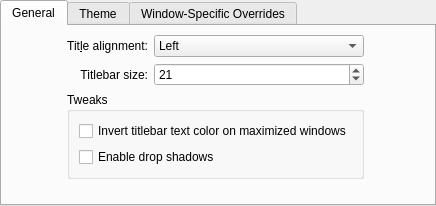
<?xml version="1.0" encoding="UTF-8"?>
<ui version="4.0">
 <class>BreezeConfigurationUI</class>
 <widget class="QWidget" name="BreezeConfigurationUI">
  <property name="geometry">
   <rect>
    <x>0</x>
    <y>0</y>
    <width>436</width>
    <height>206</height>
   </rect>
  </property>
  <layout class="QVBoxLayout" name="verticalLayout">
   <property name="leftMargin">
    <number>0</number>
   </property>
   <property name="topMargin">
    <number>0</number>
   </property>
   <property name="rightMargin">
    <number>0</number>
   </property>
   <property name="bottomMargin">
    <number>0</number>
   </property>
   <item>
    <widget class="QTabWidget" name="tabWidget">
     <property name="currentIndex">
      <number>0</number>
     </property>
     <widget class="QWidget" name="tab">
      <attribute name="title">
       <string>General</string>
      </attribute>
      <layout class="QGridLayout" name="gridLayout_4">
       <item row="7" column="1" colspan="3">
        <layout class="QHBoxLayout" name="horizontalLayout">
         <item>
          <widget class="QWidget" name="hideWidget" native="true">
           <property name="minimumSize">
            <size>
             <width>20</width>
             <height>0</height>
            </size>
           </property>
           <widget class="QCheckBox" name="outlineCloseButton">
            <property name="geometry">
             <rect>
              <x>30</x>
              <y>20</y>
              <width>202</width>
              <height>20</height>
             </rect>
            </property>
            <property name="text">
             <string>Draw a circle around close button</string>
            </property>
           </widget>
           <widget class="QCheckBox" name="drawBackgroundGradient">
            <property name="geometry">
             <rect>
              <x>30</x>
              <y>50</y>
              <width>206</width>
              <height>20</height>
             </rect>
            </property>
            <property name="text">
             <string>Draw titlebar background gradient</string>
            </property>
           </widget>
           <widget class="QComboBox" name="buttonSize">
            <property name="geometry">
             <rect>
              <x>90</x>
              <y>80</y>
              <width>249</width>
              <height>22</height>
             </rect>
            </property>
            <item>
             <property name="text">
              <string>Tiny</string>
             </property>
            </item>
            <item>
             <property name="text">
              <string comment="@item:inlistbox Button size:">Small</string>
             </property>
            </item>
            <item>
             <property name="text">
              <string comment="@item:inlistbox Button size:">Medium</string>
             </property>
            </item>
            <item>
             <property name="text">
              <string comment="@item:inlistbox Button size:">Large</string>
             </property>
            </item>
            <item>
             <property name="text">
              <string comment="@item:inlistbox Button size:">Very Large</string>
             </property>
            </item>
           </widget>
           <widget class="QCheckBox" name="drawBorderOnMaximizedWindows">
            <property name="geometry">
             <rect>
              <x>220</x>
              <y>40</y>
              <width>383</width>
              <height>20</height>
             </rect>
            </property>
            <property name="text">
             <string>Draw border on maximized and tiled windows</string>
            </property>
           </widget>
          </widget>
         </item>
        </layout>
       </item>
       <item row="0" column="3">
        <spacer name="horizontalSpacer">
         <property name="orientation">
          <enum>Qt::Orientation::Horizontal</enum>
         </property>
         <property name="sizeHint" stdset="0">
          <size>
           <width>40</width>
           <height>20</height>
          </size>
         </property>
        </spacer>
       </item>
       <item row="2" column="1">
        <widget class="QLabel" name="label_7">
         <property name="sizePolicy">
          <sizepolicy hsizetype="Preferred" vsizetype="Preferred">
           <horstretch>0</horstretch>
           <verstretch>0</verstretch>
          </sizepolicy>
         </property>
         <property name="text">
          <string>Titlebar size:</string>
         </property>
         <property name="alignment">
          <set>Qt::AlignmentFlag::AlignRight|Qt::AlignmentFlag::AlignTrailing|Qt::AlignmentFlag::AlignVCenter</set>
         </property>
        </widget>
       </item>
       <item row="3" column="1" colspan="2">
        <widget class="QGroupBox" name="groupBox">
         <property name="title">
          <string>Tweaks</string>
         </property>
         <layout class="QVBoxLayout" name="verticalLayout_2">
          <item>
           <widget class="QCheckBox" name="invertTextColor">
            <property name="text">
             <string>Invert titlebar text color on maximized windows</string>
            </property>
           </widget>
          </item>
          <item>
           <widget class="QCheckBox" name="enableShadow">
            <property name="text">
             <string>Enable drop shadows</string>
            </property>
           </widget>
          </item>
         </layout>
        </widget>
       </item>
       <item row="2" column="2">
        <widget class="QSpinBox" name="titlebarSize">
         <property name="minimum">
          <number>17</number>
         </property>
         <property name="maximum">
          <number>100</number>
         </property>
         <property name="value">
          <number>21</number>
         </property>
        </widget>
       </item>
       <item row="4" column="1">
        <spacer name="verticalSpacer">
         <property name="orientation">
          <enum>Qt::Orientation::Vertical</enum>
         </property>
         <property name="sizeHint" stdset="0">
          <size>
           <width>20</width>
           <height>40</height>
          </size>
         </property>
        </spacer>
       </item>
       <item row="0" column="1">
        <widget class="QLabel" name="label_3">
         <property name="sizePolicy">
          <sizepolicy hsizetype="Preferred" vsizetype="Preferred">
           <horstretch>0</horstretch>
           <verstretch>0</verstretch>
          </sizepolicy>
         </property>
         <property name="text">
          <string>Tit&amp;le alignment:</string>
         </property>
         <property name="alignment">
          <set>Qt::AlignmentFlag::AlignRight|Qt::AlignmentFlag::AlignTrailing|Qt::AlignmentFlag::AlignVCenter</set>
         </property>
         <property name="buddy">
          <cstring>titleAlignment</cstring>
         </property>
        </widget>
       </item>
       <item row="0" column="2">
        <widget class="QComboBox" name="titleAlignment">
         <property name="sizePolicy">
          <sizepolicy hsizetype="Expanding" vsizetype="Fixed">
           <horstretch>0</horstretch>
           <verstretch>0</verstretch>
          </sizepolicy>
         </property>
         <item>
          <property name="text">
           <string>Left</string>
          </property>
         </item>
         <item>
          <property name="text">
           <string>Center</string>
          </property>
         </item>
         <item>
          <property name="text">
           <string>Right</string>
          </property>
         </item>
         <item>
          <property name="text">
           <string>Center (Full Width)</string>
          </property>
         </item>
        </widget>
       </item>
       <item row="0" column="0">
        <spacer name="horizontalSpacer_2">
         <property name="orientation">
          <enum>Qt::Orientation::Horizontal</enum>
         </property>
         <property name="sizeHint" stdset="0">
          <size>
           <width>40</width>
           <height>20</height>
          </size>
         </property>
        </spacer>
       </item>
      </layout>
     </widget>
     <widget class="QWidget" name="tab_2">
      <attribute name="title">
       <string>Theme</string>
      </attribute>
      <layout class="QGridLayout" name="gridLayout">
       <item row="0" column="0">
        <widget class="QListView" name="themeList"/>
       </item>
      </layout>
     </widget>
     <widget class="QWidget" name="tab_3">
      <attribute name="title">
       <string>Window-Specific Overrides</string>
      </attribute>
      <layout class="QVBoxLayout" name="verticalLayout_3">
       <item>
        <widget class="Breeze::ExceptionListWidget" name="exceptions" native="true">
         <property name="sizePolicy">
          <sizepolicy hsizetype="Preferred" vsizetype="Expanding">
           <horstretch>0</horstretch>
           <verstretch>0</verstretch>
          </sizepolicy>
         </property>
        </widget>
       </item>
      </layout>
     </widget>
    </widget>
   </item>
  </layout>
 </widget>
 <customwidgets>
  <customwidget>
   <class>Breeze::ExceptionListWidget</class>
   <extends>QWidget</extends>
   <header>config/breezeexceptionlistwidget.h</header>
   <container>1</container>
  </customwidget>
 </customwidgets>
 <tabstops>
  <tabstop>tabWidget</tabstop>
  <tabstop>titleAlignment</tabstop>
 </tabstops>
 <resources/>
 <connections/>
</ui>
